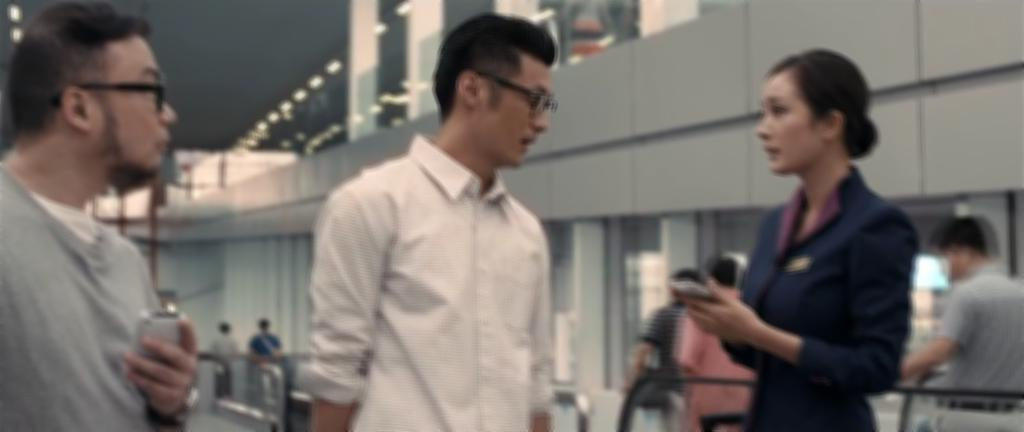

This figure's Python source:
from PIL import Image,ImageFilter

im = Image.open('D:/1.png')
im2 = im.filter(ImageFilter.BLUR)
im2.save('blur.jpg','jpeg')
